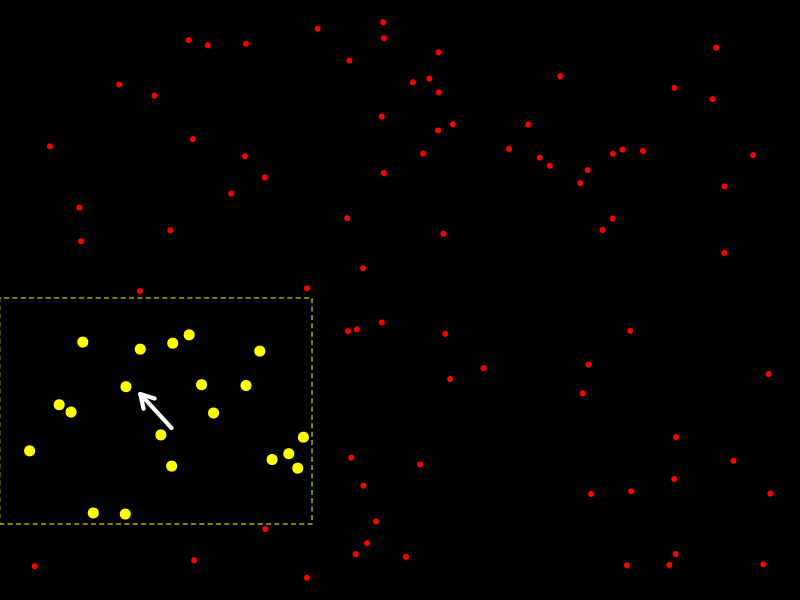

R code for this plot:
xx = runif(100)
yy = runif(100)
mousemove = function(buttons, x, y) {
    r = 0.2
    idx = (x - r < xx & xx < x + r) & (y - r < yy & yy < y + r)
    plot(xx, yy, type = "n")
    rect(-1,-1,2,2,col='black')
    # a rectangle around the cursor
    rect(x - r, y - r, x + r, y + r, border = "yellow", lty = 2)
    points(xx[idx], yy[idx], col = "yellow", cex = 2)
    points(xx[!idx], yy[!idx], col = "red")
    NULL
}
mousedown = function(buttons, x, y) {
    "Done"
}
par(mar = rep(0, 4), pch = 20)
if (interactive()) {
    plot(xx, yy, type = "n")
    getGraphicsEvent("Click mouse to exit", onMouseDown = mousedown,
                     onMouseMove = mousemove)
}
mousemove(, 0.2, 0.3)
arrows(0.22, 0.27, 0.18, 0.33, 0.15, lwd = 4, col = "white")
